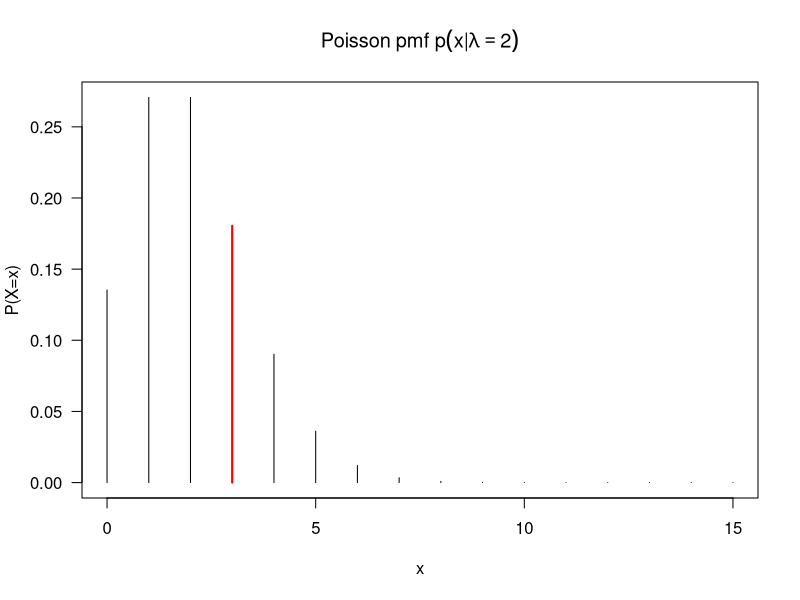

The R source for this figure:
## ---- chunk 1
#| echo: true
# creamos una función para la eq 11; esta función necesita dos argumentos:
# x y lambda
pmf_poisson <- function(x, lambda) (exp(-lambda) * lambda^x) / (factorial(x))
# asignamos valores a los argumentos
x <- 3
l <- 2 # lambda
# usamos la función creada ingresando los argumentos
pmf_poisson(x = x, lambda = l)
# NOTA: R tiene una función base para hacer esto, dpois(),
# pero estos ejercicios son buenos para desmitificar R mientras nos hábiles
# dpois(x, l) # da el mismo resultado
## ---- chunk 2
#| echo: false
#| fig-align: center
#| fig-pos: H
#| fig-width: 4
#| fig-height: 3
#| fig-cap: "Distribución de probabilidad de Poisson con $x=3$  y $\\lambda=2$"
par(las=1)
xp <- seq(0, 15, 1)
plot(
  xp,
  pmf_poisson(xp, l),
  type = "h",
  ylab = "P(X=x)",
  xlab = 'x',
  main = expression(Poisson~pmf~p(x*'|'*lambda==2))
)
segments(
  x0 = 3,
  x1 = 3,
  y0 = 0,
  y1 = pmf_poisson(x = x, l = l),
  col = 'red',
  lwd = 2
)
